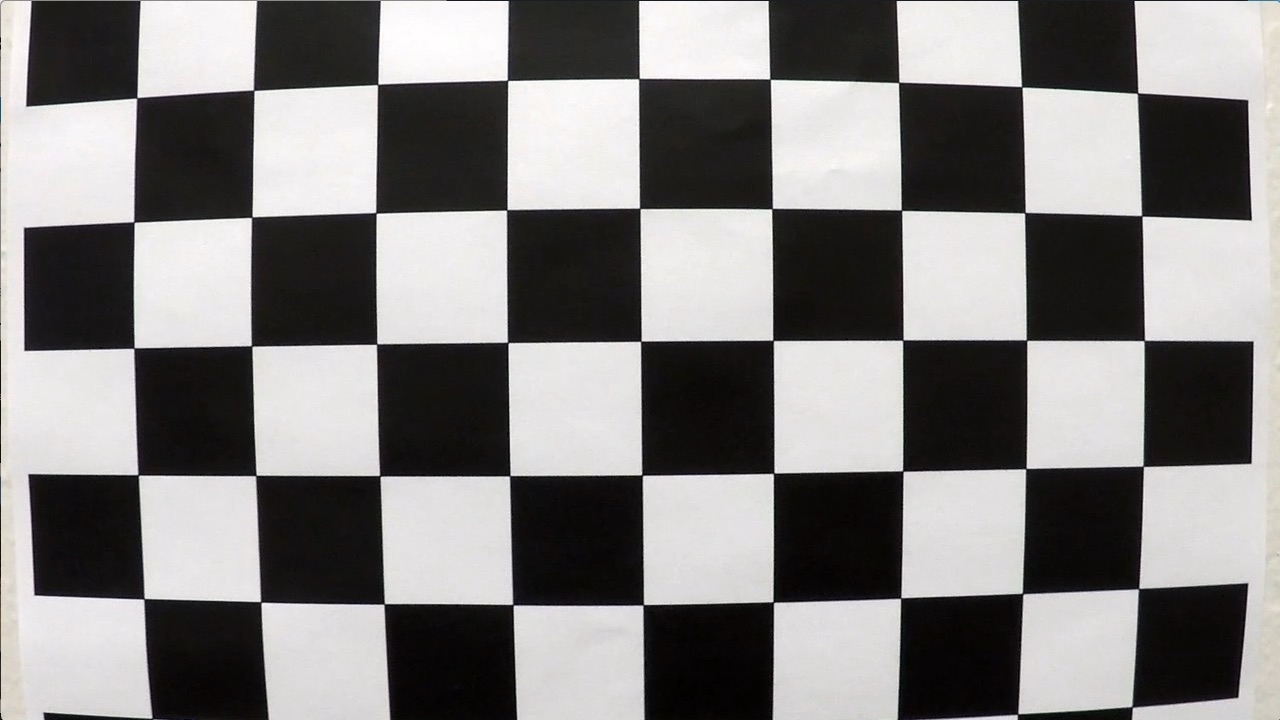
#> input picture Lane Detection - 2/camera_cal/calibration1.jpg, 1280 x 720 px
$ jupyter execute example.ipynb   (older library calls are emulated)   (text cells are left out)
#> lines starting #> are read from the running program, lines starting #| are printed output that depends on the picture; after the words box and inside, x2 and y2 are one past the last pixel; in counts of white or black regions, pixels touching at a corner belong together; long printed decimals are rounded; pictures that were not available may be replaced by others from this repository, and a replacement may not be noted
[cell 1]
import numpy as np
import pickle
import cv2
import matplotlib as mpl
mpl.use('TkAgg')
import matplotlib.pyplot as plt
import matplotlib.image as mpimg
import glob
import os

cal_images = glob.glob('camera_cal/calibration*.jpg')

def calibrate():
	objp = np.zeros((6*9,3), np.float32)
	objp[:,:2] = np.mgrid[0:9, 0:6].T.reshape(-1,2)
	objpoints = []
	imgpoints = []
	for idx, fname in enumerate(cal_images):
		image = cv2.imread(fname)
#> image is the input picture: shape (720, 1280, 3); mean B, G, R 127.8, 128.4, 130.1
		gray = cv2.cvtColor(image, cv2.COLOR_BGR2GRAY)
		ret, corners = cv2.findChessboardCorners(gray, (9,6), None)
#> ret = False; corners = None
		print(fname+' '+str(ret))
#| camera_cal/calibration1.jpg False
		if ret == True:
			objpoints.append(objp)
			imgpoints.append(corners)
			#cv2.drawChessboardCorners(img, (8,6), corners, ret)
	return objpoints, imgpoints

[cell 2]
def undistort(img, objpoints, imgpoints):
	ret, mtx, dist, rvecs, tvecs = cv2.calibrateCamera(objpoints, imgpoints, (img.shape[1], img.shape[0]), None, None)
	undist = cv2.undistort(img, mtx, dist, None, mtx)
	return undist

[cell 3]
## The image is converted to HLS and a perspective transform is applied to obtain a Bird's eye view

[cell 4]
def hls_pipeline(img, s_thresh = (180, 255), sxthresh = (10, 100)):
	hls = cv2.cvtColor(img, cv2.COLOR_RGB2HLS)
	l_channel = hls[:,:,1]
	s_channel = hls[:,:,2]
	sobelx = cv2.Sobel(l_channel, cv2.CV_64F, 1, 0, ksize = 3)
	sobely = cv2.Sobel(s_channel, cv2.CV_64F, 0, 1, ksize = 3)
	abs_sobelx = np.absolute(sobelx)
	scaled_sobel = np.uint8(255*abs_sobelx/np.max(abs_sobelx))
	#abs_sobel_dir = np.arctan2(np.absolute(sobely),np.absolute(sobelx))

    #sdirbinary = np.zeros_like(scaled_sobel)
    #sdirbinary[((abs_sobel_dir>=dir_thresh[0])&(abs_sobel_dir<=dir_thresh[1]))] = 1

	sxbinary = np.zeros_like(scaled_sobel)
	sxbinary[(scaled_sobel >= sxthresh[0]) & (scaled_sobel <= sxthresh[1])] = 1

	s_binary = np.zeros_like(s_channel)
	s_binary[(s_channel >= s_thresh[0]) & (s_channel <= s_thresh[1])] = 1

	#both combined
	combo = np.zeros_like(scaled_sobel)
	combo[(sxbinary==1)|(s_binary==1)] = 1
	combo *= 255
	# Stack each channel
	#color_binary = np.dstack((combo,combo,combo))*255
	#color_binary = np.dstack((sxbinary,s_binary), np.dot(sxbinary,s_binary), np.dot(sxbinary,s_binary))) * 255
	color_binary = np.dstack((np.zeros_like(sxbinary), sxbinary, s_binary)) * 255
	#cv2.imwrite('combo.jpg',combo)
	#cv2.imwrite('color.jpg',color_binary)
	return combo

def unwarp_image(img):
	img_size = (img.shape[1],img.shape[0])
	#src = np.float32([[img.shape[1]/2-55,img.shape[0]/2+100],[img.shape[1]/2+55,img.shape[0]/2+100],[(img.shape[1]*5/6)+60,img.shape[0]],[img.shape[1]/6-10,img.shape[0]]])
	src = np.float32([[img.shape[1]/2-60,img.shape[0]/2+90],[img.shape[1]/2+60,img.shape[0]/2+90],[(img.shape[1]*3/4)+140,img.shape[0]-20],[img.shape[1]/4-110,img.shape[0]-20]])
	dst = np.float32([[img.shape[1]/4,0],[img.shape[1]*3/4,0],[img.shape[1]*3/4,img.shape[0]],[img.shape[1]/4,img.shape[0]]])
	M = cv2.getPerspectiveTransform(src, dst)
	Minv = cv2.getPerspectiveTransform(dst, src)
	warped = cv2.warpPerspective(img, M, (img.shape[1],img.shape[0]), flags=cv2.INTER_LINEAR)
	# [4 lines of commented-out code are left out]
	return warped, M, Minv

[cell 5]
## Lane pixels are obtained and a polynomial is fitted. The search is done around the previous polynomial in future iterations

[cell 6]
def find_lane_pixels(img):
	histogram = np.sum(img[img.shape[0]//2:,:], axis=0)
	out_img = np.dstack((img, img, img))
	midpoint = np.int(histogram.shape[0]//2)
	leftx_base = np.argmax(histogram[:midpoint])
	rightx_base = np.argmax(histogram[midpoint:]) + midpoint
	nwindows = 9
	margin = 100
	minpix = 50
	window_height = np.int(img.shape[0]//nwindows)
	nonzero = img.nonzero()
	nonzeroy = np.array(nonzero[0])
	nonzerox = np.array(nonzero[1])
	leftx_current = leftx_base
	rightx_current = rightx_base
	left_lane_inds = []
	right_lane_inds = []

	for window in range(nwindows):
		win_y_low = img.shape[0] - (window+1)*window_height
		win_y_high = img.shape[0] - window*window_height
		win_xleft_low = leftx_current - margin
		win_xleft_high = leftx_current + margin
		win_xright_low = rightx_current - margin
		win_xright_high = rightx_current + margin

		#cv2.rectangle(out_img,(win_xleft_low,win_y_low),(win_xleft_high,win_y_high),(0,255,0), 2)
		#cv2.rectangle(out_img,(win_xright_low,win_y_low),(win_xright_high,win_y_high),(0,255,0), 2)

		good_left_inds = ((nonzeroy >= win_y_low) & (nonzeroy < win_y_high) & (nonzerox >= win_xleft_low) &  (nonzerox < win_xleft_high)).nonzero()[0]
		good_right_inds = ((nonzeroy >= win_y_low) & (nonzeroy < win_y_high) & (nonzerox >= win_xright_low) &  (nonzerox < win_xright_high)).nonzero()[0]

		left_lane_inds.append(good_left_inds)
		right_lane_inds.append(good_right_inds)

		if len(good_left_inds) > minpix:
			leftx_current = np.int(np.mean(nonzerox[good_left_inds]))
		if len(good_right_inds) > minpix:
			rightx_current = np.int(np.mean(nonzerox[good_right_inds]))

	try:
		left_lane_inds = np.concatenate(left_lane_inds)
		right_lane_inds = np.concatenate(right_lane_inds)
	except ValueError:
		pass

	# Extract left and right line pixel positions
	leftx = nonzerox[left_lane_inds]
	lefty = nonzeroy[left_lane_inds]
	rightx = nonzerox[right_lane_inds]
	righty = nonzeroy[right_lane_inds]

	return leftx, lefty, rightx, righty, out_img

def fit_polynomial(img):
	leftx, lefty, rightx, righty, out_img = find_lane_pixels(img)
	left_fit = np.polyfit(lefty, leftx, 2)
	right_fit = np.polyfit(righty, rightx, 2)

	ploty = np.linspace(0, img.shape[0]-1, img.shape[0] )
	try:
		left_fitx = left_fit[0]*ploty**2 + left_fit[1]*ploty + left_fit[2]
		right_fitx = right_fit[0]*ploty**2 + right_fit[1]*ploty + right_fit[2]
	except TypeError:
		# Avoids an error if `left` and `right_fit` are still none or incorrect
		print('The function failed to fit a line!')
		left_fitx = 1*ploty**2 + 1*ploty
		right_fitx = 1*ploty**2 + 1*ploty

	#storing all the points in the curve
	leftfitpt = []
	rightfitpt = []
	for i in range(len(ploty)):
		leftfitpt.append([left_fitx[i],ploty[i]])
		rightfitpt.append([right_fitx[i],ploty[i]])

	## Visualization ##
	# Colors in the left and right lane regions
	out_img[lefty, leftx] = [255, 0, 0]
	out_img[righty, rightx] = [0, 0, 255]

	# Plots the left and right polynomials on the lane lines
	#plt.plot(left_fitx, ploty, color='yellow')
	#plt.plot(right_fitx, ploty, color='yellow')
	leftfitpt = np.array([leftfitpt],np.int32)
	rightfitpt = np.array([rightfitpt],np.int32)
	leftfitpt.reshape((-1,1,2))
	rightfitpt.reshape((-1,1,2))
	out_img = cv2.polylines(out_img,[leftfitpt],False,(0,255,255),2)
	out_img = cv2.polylines(out_img,[rightfitpt],False,(0,255,255),2)
	return out_img, left_fit, right_fit

def search_around_poly(img, left_fit, right_fit):
	margin = 10
	nonzero = img.nonzero()
	nonzeroy = np.array(nonzero[0])
	nonzerox = np.array(nonzero[1])

	left_lane_inds = ((nonzerox > (left_fit[0]*(nonzeroy**2) + left_fit[1]*nonzeroy + left_fit[2] - margin)) & (nonzerox < (left_fit[0]*(nonzeroy**2) + left_fit[1]*nonzeroy + left_fit[2] + margin)))
	right_lane_inds = ((nonzerox > (right_fit[0]*(nonzeroy**2) + right_fit[1]*nonzeroy + right_fit[2] - margin)) & (nonzerox < (right_fit[0]*(nonzeroy**2) + right_fit[1]*nonzeroy + right_fit[2] + margin)))

    # Again, extract left and right line pixel positions
	leftx = nonzerox[left_lane_inds]
	lefty = nonzeroy[left_lane_inds]
	rightx = nonzerox[right_lane_inds]
	righty = nonzeroy[right_lane_inds]

	left_fit = np.polyfit(lefty, leftx, 2)
	right_fit = np.polyfit(righty, rightx, 2)
	# Fit new polynomials
	ploty = np.linspace(0, img.shape[0]-1, img.shape[0])
	left_fitx = left_fit[0]*ploty**2 + left_fit[1]*ploty + left_fit[2]
	right_fitx = right_fit[0]*ploty**2 + right_fit[1]*ploty + right_fit[2]

	## Visualization ##
	# Create an image to draw on and an image to show the selection window
	out_img = np.dstack((img, img, img))*255
	window_img = np.zeros_like(out_img)
	# Color in left and right line pixels
	out_img[nonzeroy[left_lane_inds], nonzerox[left_lane_inds]] = [255, 0, 0]
	out_img[nonzeroy[right_lane_inds], nonzerox[right_lane_inds]] = [0, 0, 255]

	# Generate a polygon to illustrate the search window area
	# And recast the x and y points into usable format for cv2.fillPoly()
	left_line_window1 = np.array([np.transpose(np.vstack([left_fitx-margin, ploty]))])
	left_line_window2 = np.array([np.flipud(np.transpose(np.vstack([left_fitx+margin,ploty])))])
	left_line_pts = np.hstack((left_line_window1, left_line_window2))
	right_line_window1 = np.array([np.transpose(np.vstack([right_fitx-margin, ploty]))])
	right_line_window2 = np.array([np.flipud(np.transpose(np.vstack([right_fitx+margin,ploty])))])
	right_line_pts = np.hstack((right_line_window1, right_line_window2))

	# Draw the lane onto the warped blank image
	cv2.fillPoly(window_img, np.int_([left_line_pts]), (0,255, 0))
	cv2.fillPoly(window_img, np.int_([right_line_pts]), (0,255, 0))
	result = cv2.addWeighted(out_img, 1, window_img, 0.3, 0)

	# Plot the polynomial lines onto the image
	leftfitpt = []
	rightfitpt = []
	for i in range(len(ploty)):
		leftfitpt.append([left_fitx[i],ploty[i]])
		rightfitpt.append([right_fitx[i],ploty[i]])

	#plt.plot(left_fitx, ploty, color='yellow')
	#plt.plot(right_fitx, ploty, color='yellow')
	leftfitpt = np.array([leftfitpt],np.int32)
	rightfitpt = np.array([rightfitpt],np.int32)
	leftfitpt.reshape((-1,1,2))
	rightfitpt.reshape((-1,1,2))
	result = cv2.polylines(result,[leftfitpt],False,(0,255,255),2)
	result = cv2.polylines(result,[rightfitpt],False,(0,255,255),2)
	## End visualization steps ##
	return result, left_fit, right_fit

[cell 7]
## Measure the curvature and transform to normal view

[cell 8]
def measure_curvature_real(img, left_fit, right_fit):
	ym_per_pix = 30/720
	xm_per_pix = 3.7/(img.shape[1]/2+250)
	ploty = np.linspace(0,img.shape[0]-1, img.shape[0])
	left_fitx = left_fit[0]*ploty**2 + left_fit[1]*ploty + left_fit[2]
	right_fitx = right_fit[0]*ploty**2 + right_fit[1]*ploty + right_fit[2]
	left_fit_cr = np.polyfit(ploty*ym_per_pix, left_fitx*xm_per_pix, 2)
	right_fit_cr = np.polyfit(ploty*ym_per_pix, right_fitx*xm_per_pix, 2)
	y_eval = np.max(ploty)
	left_curverad = ((1 + (2*left_fit_cr[0]*y_eval*ym_per_pix + left_fit_cr[1])**2)**1.5) / np.absolute(2*left_fit_cr[0])
	right_curverad = ((1 + (2*right_fit_cr[0]*y_eval*ym_per_pix + right_fit_cr[1])**2)**1.5) / np.absolute(2*right_fit_cr[0])
	return left_curverad, right_curverad

def normal_view_transform(img, undist, warped, left_fit, right_fit, Minv):
	warp_zero = np.zeros_like(warped).astype(np.uint8)
	color_warp = np.dstack((warp_zero, warp_zero, warp_zero))

	ploty = np.linspace(0,img.shape[0]-1, img.shape[0])
	left_fitx = left_fit[0]*ploty**2 + left_fit[1]*ploty + left_fit[2]
	right_fitx = right_fit[0]*ploty**2 + right_fit[1]*ploty + right_fit[2]

	pts_left = np.array([np.transpose(np.vstack([left_fitx, ploty]))])
	pts_right = np.array([np.flipud(np.transpose(np.vstack([right_fitx, ploty])))])

	pts = np.hstack((pts_left, pts_right))
	cv2.fillPoly(color_warp, np.int_([pts]), (0,255, 0))
	newwarp = cv2.warpPerspective(color_warp, Minv, (img.shape[1], img.shape[0]))
	result = cv2.addWeighted(undist, 1, newwarp, 0.3, 0)
	return result

[cell 9]
cap = cv2.VideoCapture('project_video.mp4')
#fourcc = cv2.VideoWriter_fourcc(*'mp4v')
#out = cv2.VideoWriter('output.mp4',fourcc, 30.0, (720,1280))
objpoints, imgpoints = calibrate()
#> objpoints = 2 items; imgpoints = 2 items
i = 0
while cap.isOpened():
	ret, frame = cap.read()
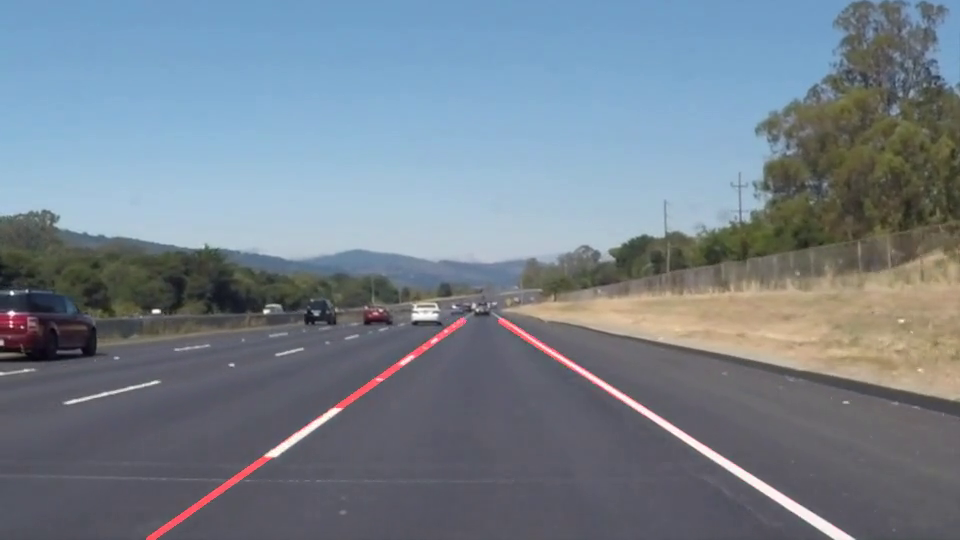
#> input picture frame 22 of Lane Detection - 1/test_videos_ouput/solidWhiteRight.mp4, 960 x 540 px, given in place of project_video.mp4, which was not available
#> frame is the input picture: shape (540, 960, 3); mean B, G, R 141, 129.4, 117.6
	if i < 0:
		i += 1
		continue
	if ret == False:
		break
	#frame = cv2.imread('test_images/test6.jpg')
	undist = undistort(frame, objpoints, imgpoints)
#> in undistort, `ret, mtx, dist, rvecs, tvecs = cv2.calibrateCamera(objpoints, imgpoint..`: ret = 0.795; mtx = [[1206.3, 0, 491.9], [0, 1290.3, 256.2], [0, 0, 1]]; dist = [[-0.00603, -4.76, 0.0487, 0.0232, 15.32]]; rvecs = ([0.544, -0.0775, -0.00765], [-0.0238, 0.498, -0.0319]); tvecs = ([0.922, 1.43, 21.15], [-12.88, 0.199, 37.1])
	hls = hls_pipeline(undist)
#> in hls_pipeline, `s_channel = hls[:,:,2]`:
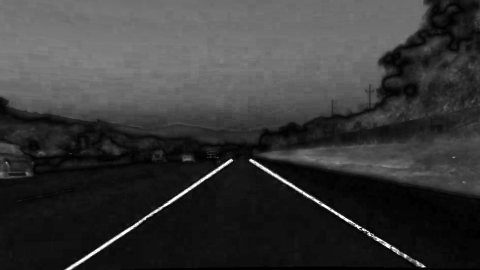
#> s_channel: shape (540, 960) (shown at 1/2 size); min 0, max 255, mean 56.5
#> in hls_pipeline, `sobely = cv2.Sobel(s_channel, cv2.CV_64F, 0, 1, ksize = 3)`:
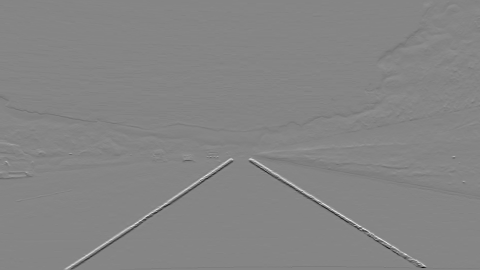
#> sobely: shape (540, 960) float64 (shown at 1/2 size); min -936, max 851, mean -1.4; drawn with min black and max white
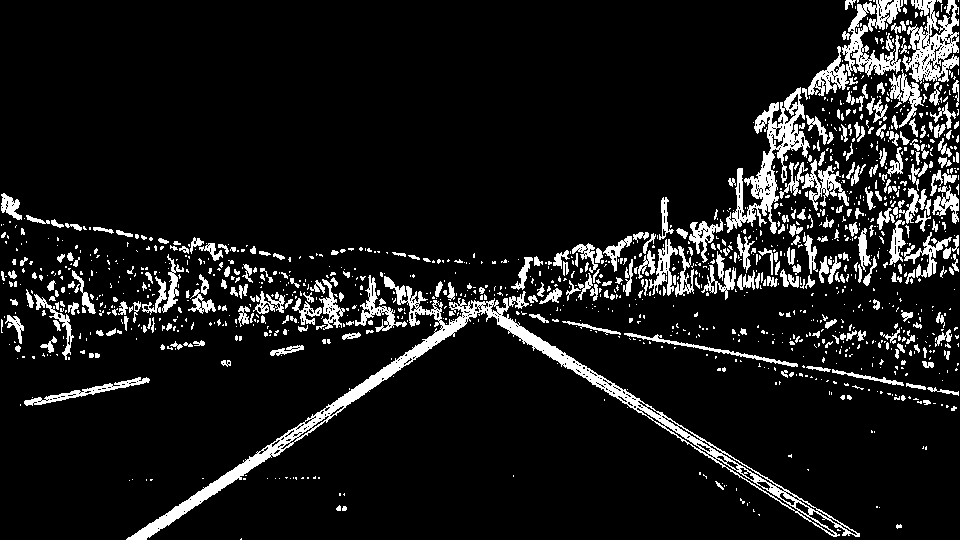
#> hls: shape (540, 960); 9.9% white; 1303 white regions (970 under 20 px), largest, box (x1, y1, x2, y2) and area: (126, 276, 860, 540) 9526, (726, 87, 810, 234) 3336, (902, 0, 959, 84) 2412
	unwarped, perspective_M, Minv = unwarp_image(hls)
#> in unwarp_image, `warped = cv2.warpPerspective(img, M, (img.shape[1],img.shape[0]), flag..`:
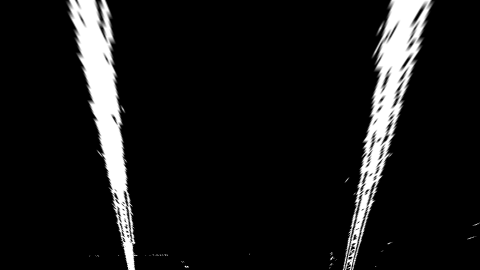
#> warped: shape (540, 960) (shown at 1/2 size); min 0, max 255, mean 22.9
#> perspective_M = [[-0.383, -1.43, 651], [2.64e-16, -1.97, 708.1], [1.19e-18, -0.00304, 1]]; Minv = [[0.25, -0.738, 360], [0, -0.508, 360], [0, -0.00155, 1]]
	if i == 0:
		out_img, left_fit, right_fit = fit_polynomial(unwarped)
#> in find_lane_pixels, `histogram = np.sum(img[img.shape[0]//2:,:], axis=0)`: histogram = 960 values, max 48730 at index 242, min 0 at index 0, mean 3903.3
#> in find_lane_pixels, `leftx_base = np.argmax(histogram[:midpoint])`: leftx_base = 242
#> in find_lane_pixels, `rightx_base = np.argmax(histogram[midpoint:]) + midpoint`: rightx_base = 734
#> in find_lane_pixels, `nonzero = img.nonzero()`: nonzero = 58428 positions, rows 0 to 539, columns 129 to 959
#> in find_lane_pixels, `leftx_current = leftx_base`: leftx_current = 242
#> in find_lane_pixels, `rightx_current = rightx_base`: rightx_current = 734
#> the loop in find_lane_pixels, `for window in range(nwindows):` made 9 passes
#> (win_xleft_low, win_xleft_high, win_xright_low, win_xright_high, leftx_current, rightx_current) on passes 1 to 8: (142, 342, 634, 834, 260, 701), (160, 360, 601, 801, 250, 716), (150, 350, 616, 816, 240, 730), (140, 340, 630, 830, 229, 746), (129, 329, 646, 846, 219, 759), (119, 319, 659, 859, 210, 773), (110, 310, 673, 873, 199, 787), (99, 299, 687, 887, 189, 797)
#> after the loop in find_lane_pixels, `for window in range(nwindows):`: left_lane_inds = 9 items
#> in fit_polynomial, `left_fit = np.polyfit(lefty, leftx, 2)`: left_fit = [-1.04e-07, 0.17, 174.4]
#> in fit_polynomial, `right_fit = np.polyfit(righty, rightx, 2)`: right_fit = [-2.98e-05, -0.215, 819.1]
#> in fit_polynomial, `left_fitx = left_fit[0]*ploty**2 + left_fit[1]*ploty + left_fit[2]`: left_fitx = 540 values from 174.4 to 265.8
#> in fit_polynomial, `right_fitx = right_fit[0]*ploty**2 + right_fit[1]*ploty + right_fit[2]`: right_fitx = 540 values, max 819.1 at index 0, min 694.7 at index 539, mean 758.3
#> after the loop in fit_polynomial, `for i in range(len(ploty)):`: leftfitpt = 540 pairs, first value 174.4 to 265.8, second value 0 to 539; rightfitpt = 540 pairs, first value 694.7 to 819.1, second value 0 to 539
#> in fit_polynomial, `leftfitpt = np.array([leftfitpt],np.int32)`: leftfitpt = 540 pairs, first value 174 to 265, second value 0 to 539
#> in fit_polynomial, `rightfitpt = np.array([rightfitpt],np.int32)`: rightfitpt = 540 pairs, first value 694 to 819, second value 0 to 539
#> in fit_polynomial, `out_img = cv2.polylines(out_img,[rightfitpt],False,(0,255,255),2)`:
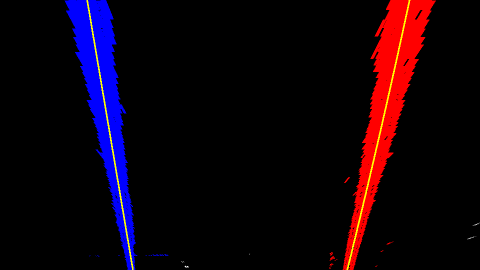
#> out_img: shape (540, 960, 3) (shown at 1/2 size); mean of channels 0, 1, 2 12.9, 1.8, 15.9; drawn as B, G, R
#> left_fit = [-1.04e-07, 0.17, 174.4]; right_fit = [-2.98e-05, -0.215, 819.1]
	else:
		result, left_fit, right_fit = search_around_poly(unwarped, left_fit, right_fit)
	#don't use the following
	#convolved_result = convolution(unwarped)
	left_curverad, right_curverad = measure_curvature_real(frame, left_fit, right_fit)
#> in measure_curvature_real, `left_fitx = left_fit[0]*ploty**2 + left_fit[1]*ploty + left_fit[2]`: left_fitx = 540 values from 174.4 to 265.8
#> in measure_curvature_real, `left_fit_cr = np.polyfit(ploty*ym_per_pix, left_fitx*xm_per_pix, 2)`: left_fit_cr = [-3.02e-07, 0.0206, 0.884]
#> in measure_curvature_real, `right_fit_cr = np.polyfit(ploty*ym_per_pix, right_fitx*xm_per_pix, 2)`: right_fit_cr = [-8.7e-05, -0.0261, 4.15]
#> in measure_curvature_real, `left_curverad = ((1 + (2*left_fit_cr[0]*y_eval*ym_per_pix + left_fit_c..`: left_curverad = 1654835.4
#> in measure_curvature_real, `right_curverad = ((1 + (2*right_fit_cr[0]*y_eval*ym_per_pix + right_fi..`: right_curverad = 5754.4
#> left_curverad = 1654835.4; right_curverad = 5754.4
	final_output = normal_view_transform(frame, undist, unwarped, left_fit, right_fit, Minv)
#> in normal_view_transform, `left_fitx = left_fit[0]*ploty**2 + left_fit[1]*ploty + left_fit[2]`: left_fitx = 540 values from 174.4 to 265.8
#> in normal_view_transform, `pts_left = np.array([np.transpose(np.vstack([left_fitx, ploty]))])`: pts_left = 540 pairs, first value 174.4 to 265.8, second value 0 to 539
#> in normal_view_transform, `pts_right = np.array([np.flipud(np.transpose(np.vstack([right_fitx, pl..`: pts_right = 540 pairs, first value 694.7 to 819.1, second value 0 to 539
#> in normal_view_transform, `pts = np.hstack((pts_left, pts_right))`: pts = 1080 pairs, first value 174.4 to 819.1, second value 0 to 539
#> in normal_view_transform, `cv2.fillPoly(color_warp, np.int_([pts]), (0,255, 0))`:
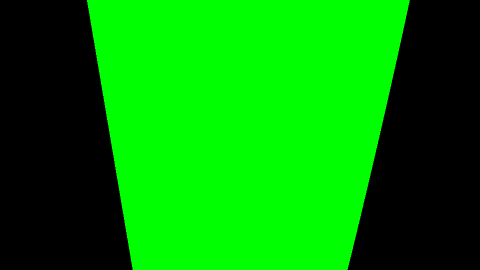
#> color_warp: shape (540, 960, 3) (shown at 1/2 size); mean of channels 0, 1, 2 0, 143.2, 0; drawn as B, G, R
#> in normal_view_transform, `result = cv2.addWeighted(undist, 1, newwarp, 0.3, 0)`:
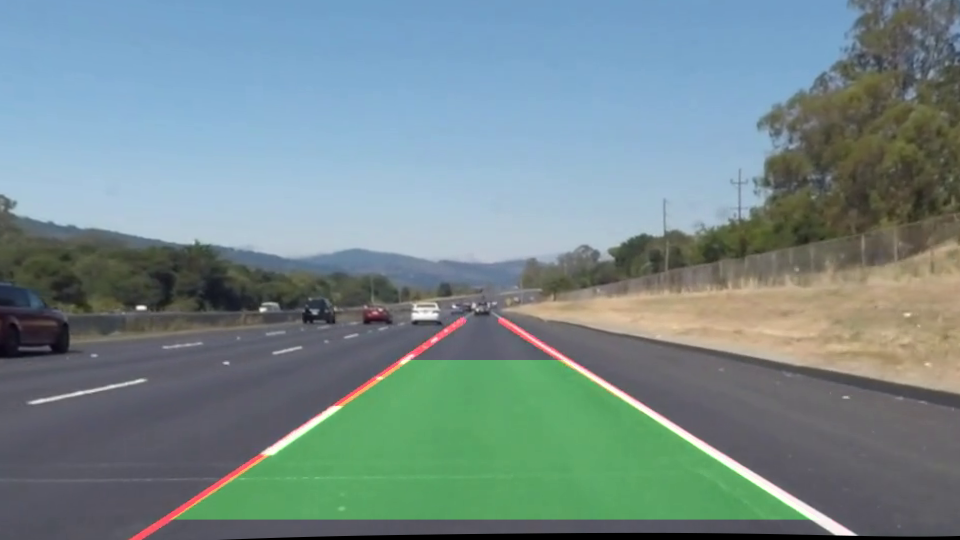
#> result: shape (540, 960, 3); mean B, G, R 140, 138.4, 117.4
	print(left_curverad, right_curverad)
#| 1654835.397 5754.373
	left_fitx = left_fit[0]*(frame.shape[0]-1)**2 + left_fit[1]*(frame.shape[0]-1) + left_fit[2]
#> left_fitx = 265.8
	right_fitx = right_fit[0]*(frame.shape[0]-1)**2 + right_fit[1]*(frame.shape[0]-1) + right_fit[2]
#> right_fitx = 694.7
	distance = (frame.shape[1]/2 - (left_fitx+right_fitx)/2)*3.7/(frame.shape[1]/2+250)
#> distance = -0.00136
	print(distance)
#| -0.00136
	cv2.imshow('frame', final_output)
	cv2.imwrite('output/final'+str(i)+'.jpg',final_output)
	#out.write(final_output)
	i+=1
#cv2.imwrite('final.jpg',final_output)
#cv2.imwrite('original.jpg',frame)
cap.release()
